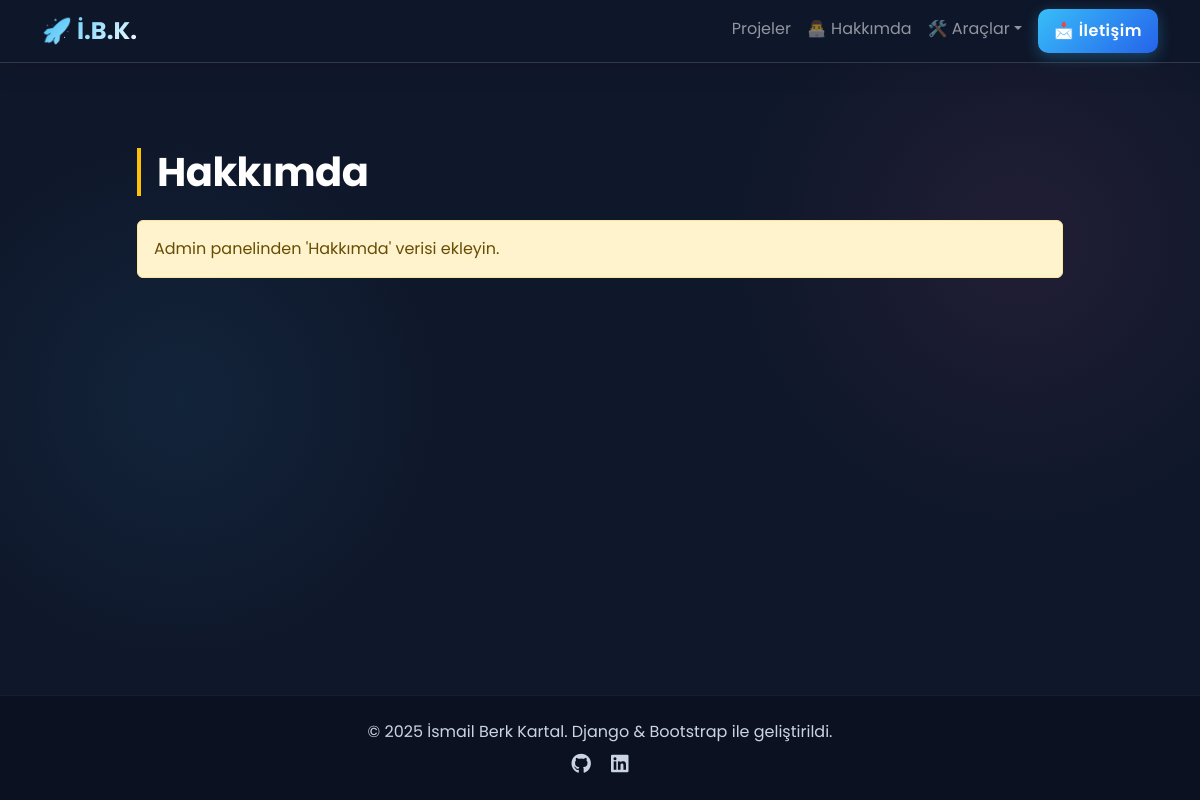
Page /hakkimda/ on the earlier database version.
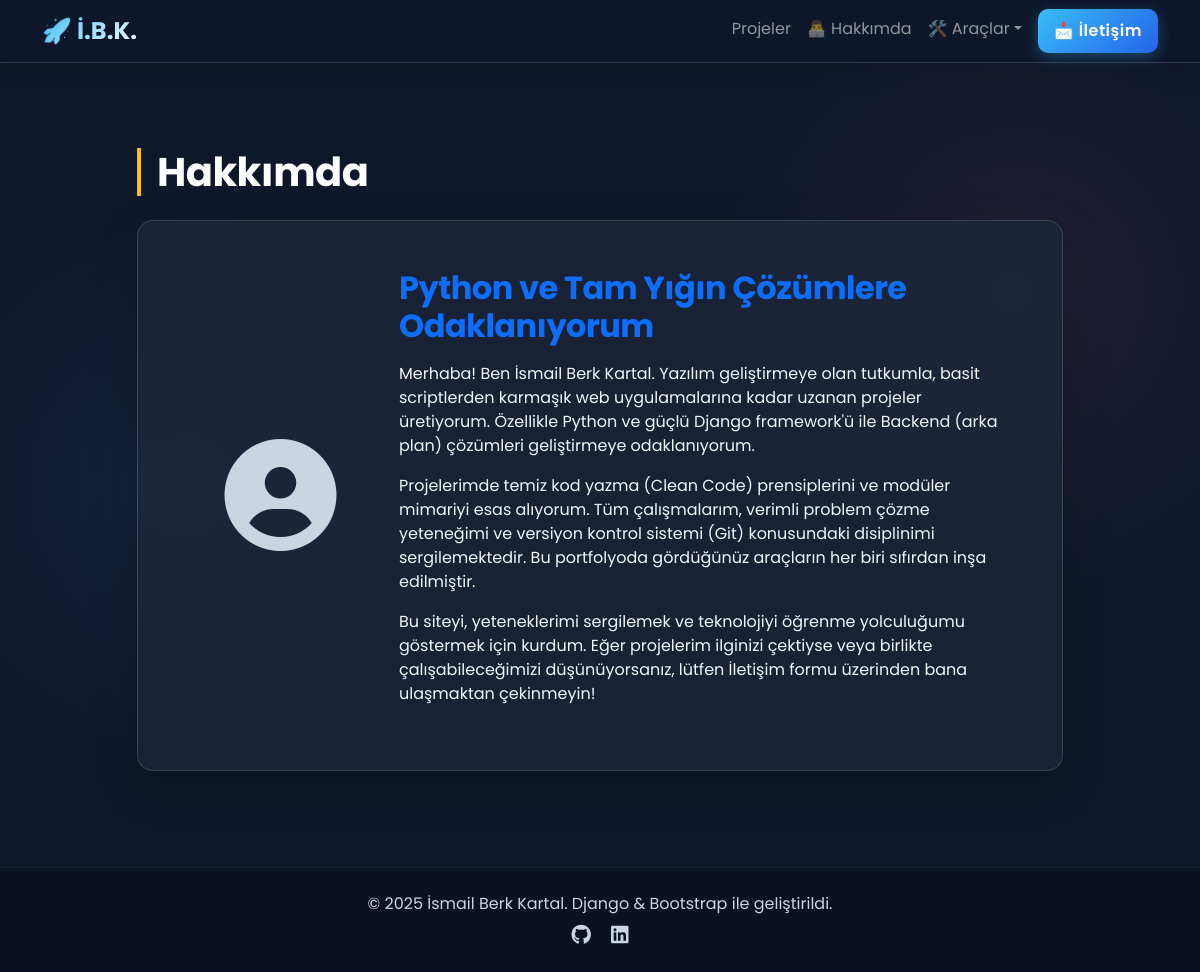
Same page on the later database version.
### pages/models.py (models this page shows, shortened)
class Hakkimda(models.Model):
    baslik = models.CharField(max_length=150)
    ozet = models.TextField()
    profil_resmi = models.ImageField(upload_to="profil/", blank=True)
    class Meta:
        verbose_name_plural = "Hakkımda Sayfası (Sadece 1 Kayıt Girin)"

### pages/views.py (the view)
# urls.py: path('hakkimda/', hakkimda_view, name='hakkimda'),
def hakkimda_view(request):
    hakkimda_veri = Hakkimda.objects.first()
    return render(request, 'hakkimda.html', {'hakkimda': hakkimda_veri})

### templates/hakkimda.html (shortened to what this page needs)
{% extends 'base.html' %}
{% block content %}
<div class="row justify-content-center">
    <div class="col-lg-10">
        <h1 class="mb-4 text-white fw-bold border-start border-4 border-warning ps-3">Hakkımda</h1>
        {% if hakkimda %}
        <div class="card shadow-lg mb-5" data-aos="fade-up">
            <div class="card-body p-5">
                <div class="row align-items-center">
                    <div class="col-md-3 text-center mb-4 mb-md-0">
                        {% if hakkimda.profil_resmi %}
                            <img src="{{ hakkimda.profil_resmi.url }}" class="rounded-circle border border-4 border-primary shadow" style="width:150px; height:150px; object-fit:cover;">
                        {% else %}
                            <i class="fas fa-user-circle fa-7x text-secondary"></i>
                        {% endif %}
                    </div>
                    <div class="col-md-9">
                        <h2 class="text-primary fw-bold">{{ hakkimda.baslik }}</h2>
                        <p class="lead text-light opacity-75">{{ hakkimda.ozet|linebreaks }}</p>
                    </div>
                </div>
            </div>
        </div>
        {% else %}
            <div class="alert alert-warning">Admin panelinden 'Hakkımda' verisi ekleyin.</div>
        {% endif %}
    </div>
</div>
{% endblock %}

### templates/base.html (shortened to what this page needs)
{% load static %}
<!DOCTYPE html>
<html lang="tr">
<head>
    <link href="https://cdn.jsdelivr.net/npm/bootstrap@5.3.0/dist/css/bootstrap.min.css" rel="stylesheet">
    <link rel="stylesheet" href="https://cdnjs.cloudflare.com/ajax/libs/font-awesome/6.5.1/css/all.min.css">
    <link href="https://unpkg.com/aos@2.3.1/dist/aos.css" rel="stylesheet">
    <link rel="stylesheet" href="{% static 'css/style.css' %}">
</head>
<body>
    <nav class="navbar navbar-expand-lg navbar-dark fixed-top">
        <div class="container">
            <a class="navbar-brand" href="/">🚀 İ.B.K.</a>
            <div class="collapse navbar-collapse" id="anaMenu">
                <ul class="navbar-nav ms-auto">
                    <li class="nav-item"><a class="nav-link" href="/">Projeler</a></li>
                    <li class="nav-item"><a class="nav-link" href="{% url 'hakkimda' %}">👨‍💻 Hakkımda</a></li>
                    <li class="nav-item dropdown">
                        <a class="nav-link dropdown-toggle" href="#" role="button" data-bs-toggle="dropdown">🛠️ Araçlar</a>
                    </li>
                    <li class="nav-item"><a class="nav-link btn btn-sm btn-primary ms-2 px-3 text-white" href="{% url 'iletisim' %}">📩 İletişim</a></li>
                </ul>
            </div>
        </div>
    </nav>
    <div class="container my-5 flex-grow-1">
        {% block content %}{% endblock %}
    </div>
    <footer class="footer py-4 text-center">
        <div class="container">
            <p class="mb-0 text-secondary">© 2025 İsmail Berk Kartal. Django & Bootstrap ile geliştirildi.</p>
            <div class="mt-2">
                <a href="https://github.com/isKartal/Python-Django" target="_blank" class="text-secondary mx-2 hover-scale"><i class="fab fa-github fa-lg"></i></a>
                <a href="#" class="text-secondary mx-2 hover-scale"><i class="fab fa-linkedin fa-lg"></i></a>
            </div>
        </div>
    </footer>
</body>
</html>

### static/css/style.css (style rules this page uses)
:root { --bg-dark: #0f172a; --bg-card: rgba(30, 41, 59, 0.7); --primary-color: #38bdf8; --accent-color: #f472b6; --glass-border: rgba(255, 255, 255, 0.15); --text-main: #f1f5f9; --text-muted: #94a3b8; }
body { font-family: 'Poppins', sans-serif; background-color: var(--bg-dark); background-image: radial-gradient(circle at 15% 50%, rgba(56, 189, 248, 0.08) 0%, transparent 25%), radial-gradient(circle at 85% 30%, rgba(244, 114, 182, 0.08) 0%, transparent 25%); color: var(--text-main); min-height: 100vh; display: flex; flex-direction: column; overflow-x: hidden; }
h1, h2, h3, h4, h5, h6, .h1, .h2, .h3, .h4, .h5, .h6 { color: #ffffff !important; letter-spacing: -0.5px; }
.text-secondary { color: #cbd5e1 !important; }
a { color: var(--primary-color); text-decoration: none; transition: color 0.3s ease; }
.navbar { background: rgba(15, 23, 42, 0.85) !important; backdrop-filter: blur(12px); border-bottom: 1px solid var(--glass-border); box-shadow: 0 4px 30px rgba(0, 0, 0, 0.1); }
.navbar-brand { font-weight: 700; font-size: 1.5rem; background: linear-gradient(135deg, var(--primary-color), #ffffff); -webkit-background-clip: text; -webkit-text-fill-color: transparent; }
.card { background: var(--bg-card) !important; backdrop-filter: blur(16px); -webkit-backdrop-filter: blur(16px); border: 1px solid var(--glass-border) !important; border-radius: 16px; box-shadow: 0 4px 20px rgba(0, 0, 0, 0.2); transition: all 0.4s cubic-bezier(0.175, 0.885, 0.32, 1.275); }
.card-body, .card-text { color: var(--text-main); }
::placeholder { color: rgba(255, 255, 255, 0.4) !important; opacity: 1; }
.btn { border-radius: 10px; padding: 10px 24px; font-weight: 600; letter-spacing: 0.5px; transition: all 0.3s ease; }
.btn-primary { background: linear-gradient(135deg, var(--primary-color), #2563eb); border: none; box-shadow: 0 4px 15px rgba(56, 189, 248, 0.3); }
.footer { background: #0b1120; border-top: 1px solid rgba(255, 255, 255, 0.05); padding: 2rem 0; margin-top: auto; }

Differences in the rows shown:
added Hakkimda: baslik "Python ve Tam Yığın Çözümlere Odaklanıyorum", ozet "Merhaba! Ben İsmail Berk Kartal. Yazılım geliştirmeye olan tutkumla, basit scriptlerden karmaşık web uygulamalarına kadar uzanan projeler üretiyorum. Özellikle Python ve güçlü Django framework'ü ile Backend (arka plan) çözümleri geliştirmeye odaklanıyorum. Projelerimde temiz kod yazma (Clean Code) prensiplerini ve modüler mimariyi esas alıyorum. Tüm çalışmalarım, verimli problem çözme yeteneğimi ve versiyon kontrol sistemi (Git) konusundaki disiplinimi sergilemektedir. Bu portfolyoda gördüğünüz araçların her biri sıfırdan inşa edilmiştir. Bu siteyi, yeteneklerimi sergilemek ve teknolojiyi öğrenme yolculuğumu göstermek için kurdum. Eğer projelerim ilginizi çektiyse veya birlikte…"
Other differences:
text no longer shown: "Admin panelinden 'Hakkımda' verisi ekleyin."
